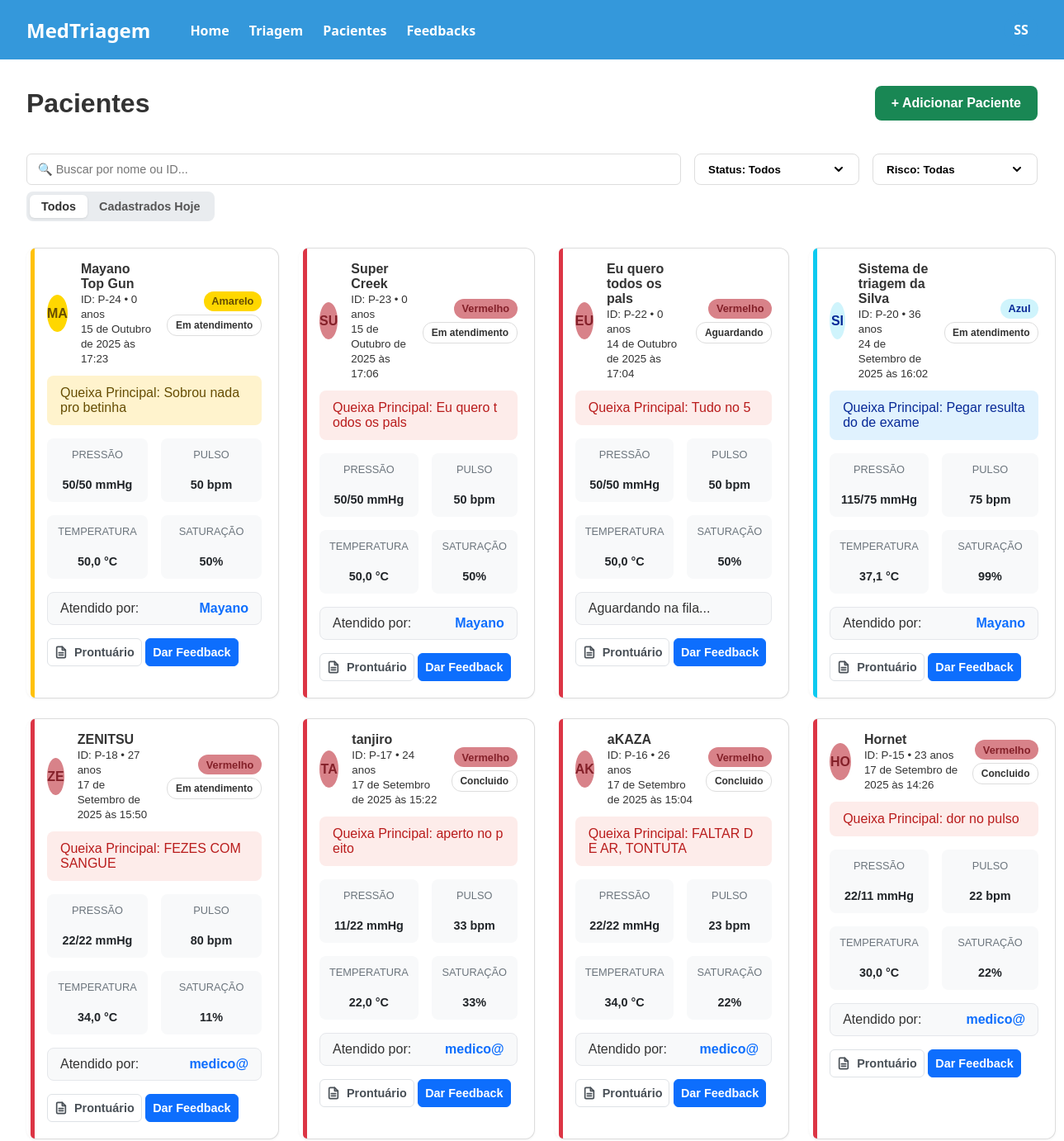
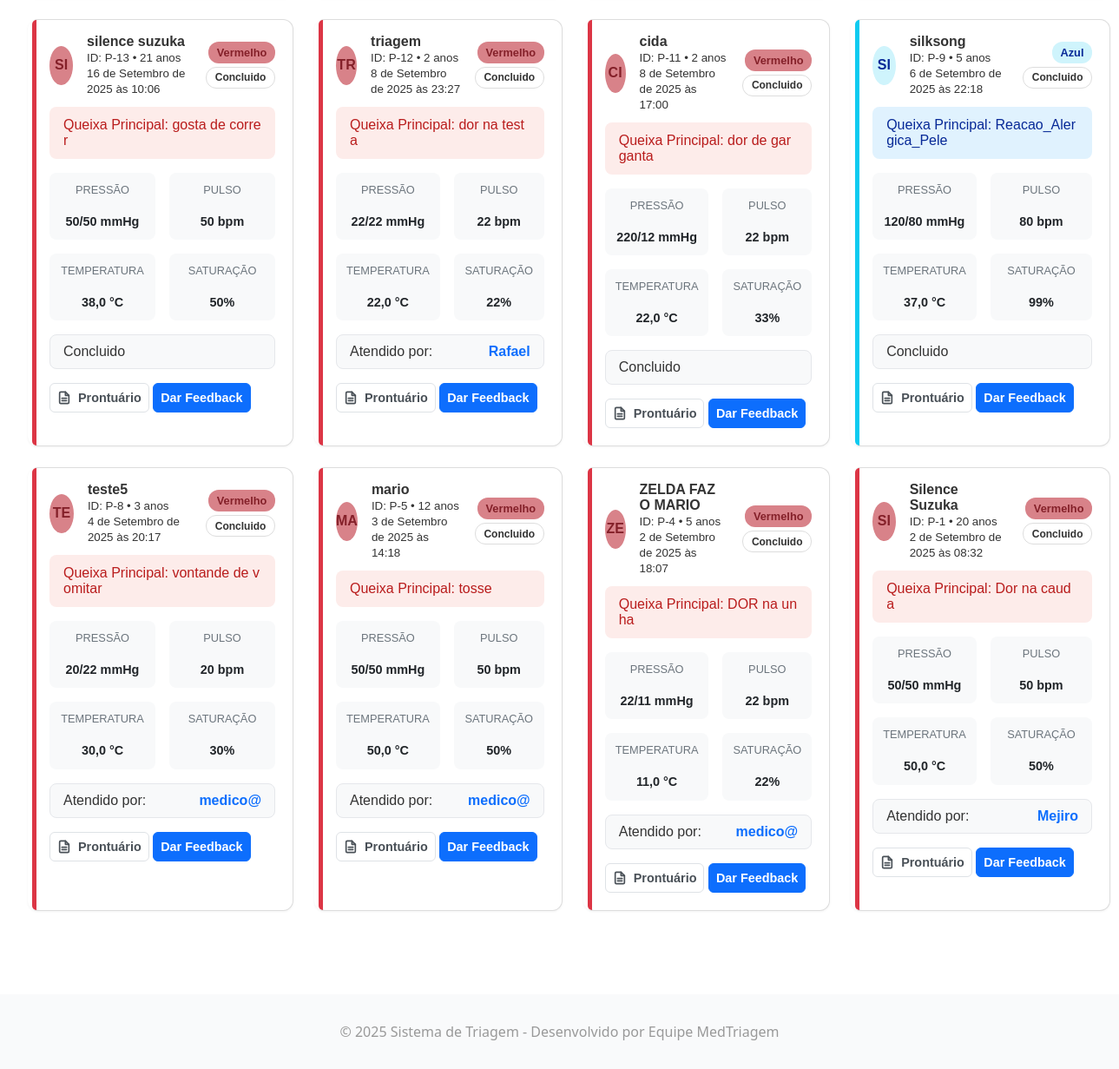
Screenshot of /master/listar/ (signed in) with the database file from the repository (2 pictures, top to bottom).
### triagem/models.py (models this page shows, shortened)
class Paciente(models.Model):
    Sexualidade = [
        ('Masculino', 'Masculino'),
        ('Feminino', 'Feminino'),
    ]
    Convenios = [
        ('SUS', 'SUS'),
        ('Unimed', 'Unimed'),
        ('Hapvida', 'Hapvida'),
        ('Amil', 'Amil'),
        ('Bradesco Saude', 'Bradesco Saude'),
    ]
    Status = [
        ('Pendente', 'Pendente'),
        ('Aguardando', 'Aguardando'),
        ('Em atendimento', 'Em atendimento'),
        ('Concluido', 'Concluido'),
    ]
    Sintomas = [
        ('Dor_Toracica', 'Dor Torácica / Aperto no Peito'),
        ('Falta_de_Ar', 'Falta de Ar / Dificuldade para Respirar'),
        ('Alteracao_Neurologica_Grave', 'Alteração de Consciência / Convulsão / Confusão'),
        ('Sangramento_Ativo', 'Sangramento Ativo / Vômito ou Fezes com Sangue'),
        ('Febre', 'Febre / Calafrios'),
        ('Dor_de_Cabeca', 'Dor de Cabeça'),
        ('Tontura_MalEstar', 'Tontura / Fraqueza / Mal-estar Geral'),
        ('Sintomas_Respiratorios_Leves', 'Tosse / Espirros / Dor de Garganta'),
        ('Dor_Abdominal', 'Dor Abdominal / Cólica'),
        ('Sintomas_Gastrointestinais', 'Náusea / Vômito / Diarreia'),
        ('Lesao_Trauma', 'Lesão / Trauma / Queda Recente'),
        ('Dor_Locomotora', 'Dor Muscular / Articular / Lombar'),
        ('Reacao_Alergica_Pele', 'Reação Alérgica / Erupção na Pele / Inchaço'),
        ('Queixa_Urinaria', 'Queixa Urinária (Dor ao urinar / Sangue na urina)'),
        ('Outro', 'Outro'),
    ]
    Risco = [
        ('Vermelho', 'Emergência'),
        ('Laranja', 'Muito Urgente'),
        ('Amarelo', 'Urgente'),
        ('Verde', 'Pouco Urgente'),
        ('Azul', 'Não Urgente'),
    ]
    Profissionais = [
        ('Clinica Medica', 'Clinica Medica'),
        ('Ortopedia', 'Ortopedia'),
        ('Pediatria', 'Pediatria'),
        ('Cardiologia', 'Cardiologia'),
        ('Neurologia', 'Neurologia'),
    ]
    nome = models.CharField(max_length=100)
    data_nascimento = models.DateField(verbose_name="Data de Nascimento")
    sexo = models.CharField(choices=Sexualidade, max_length=50)
    cpf = models.CharField(unique=True, max_length=14)
    convenio = models.CharField(choices=Convenios, max_length=50)
    nome_responsavel = models.CharField(max_length=100, blank=True, null=True, verbose_name="Nome do Responsável")
    cpf_responsavel = models.CharField(max_length=11, blank=True, null=True, verbose_name="CPF do Responsável")
    temperatura = models.FloatField(max_length=3)
    pressao_sistolica = models.CharField(max_length=3) # Valor maior
    pressao_diastolica = models.CharField(max_length=3) # Valor menor
    pulso = models.CharField(max_length=3)
    frequenciaRespiratoria = models.CharField(max_length=3)
    saturacao = models.CharField(max_length=3)
    glicemia = models.CharField(max_length=3)
    dor = models.IntegerField(validators=[MinValueValidator(0), MaxValueValidator(10)])
    queixa = models.CharField(max_length=1000)
    inicio_sintomas = models.DateField()
    sintomas_associados = models.CharField(choices=Sintomas, max_length=50)
    observacoes = models.CharField(blank=True, null=True, max_length=1000)
    classificacao = models.CharField(choices=Risco, max_length=50,blank=True, null=True)
    justificativa = models.CharField(blank=True, null=True)
    encaminhamento = models.CharField(choices=Profissionais, max_length=50,blank=True, null=True)
    status = models.CharField(max_length=30, choices=Status, default='Pendente',blank=True, null=True)
    hora_chegada = models.DateTimeField(default=timezone.now, blank=True)
    hora_inicio_atendimento = models.DateTimeField(null=True, blank=True)
    hora_fim_atendimento = models.DateTimeField(null=True, blank=True)
    atendente = models.ForeignKey(settings.AUTH_USER_MODEL, on_delete=models.PROTECT, related_name='pacientes_criados')
    medico_responsavel = models.ForeignKey(settings.AUTH_USER_MODEL, on_delete=models.SET_NULL, related_name='pacientes_atendidos', null=True, blank=True)
    @property
    def idade(self):
        if not self.data_nascimento:
            return None # Retorna nada se a data de nascimento não estiver preenchida
        hoje = date.today()
        idade_calculada = hoje.year - self.data_nascimento.year - ((hoje.month, hoje.day) < (self.data_nascimento.month, self.data_nascimento.day))
        return idade_calculada
    @property
    def pressao_arterial(self):
        return f"{self.pressao_sistolica}/{self.pressao_diastolica}"

class CustomUser(AbstractUser):
    class TipoUsuario(models.TextChoices):
        ATENDENTE = 'ATENDENTE', 'Atendente'
        MEDICO = 'MEDICO', 'Médico'
        TECNICO_ENFERMAGEM = 'TECNICO_ENFERMAGEM', 'Téc. de Enfermagem' # <-- NOVO TIPO
        ADMIN = 'ADMIN', 'Admin'
    UF_CHOICES = [
        ('AC', 'AC'), ('AL', 'AL'), ('AP', 'AP'), ('AM', 'AM'), ('BA', 'BA'),
        ('CE', 'CE'), ('DF', 'DF'), ('ES', 'ES'), ('GO', 'GO'), ('MA', 'MA'),
        ('MT', 'MT'), ('MS', 'MS'), ('MG', 'MG'), ('PA', 'PA'), ('PB', 'PB'),
        ('PR', 'PR'), ('PE', 'PE'), ('PI', 'PI'), ('RJ', 'RJ'), ('RN', 'RN'),
        ('RS', 'RS'), ('RO', 'RO'), ('RR', 'RR'), ('SC', 'SC'), ('SP', 'SP'),
        ('SE', 'SE'), ('TO', 'TO'),
    ]
    Especializacoes = [
        ('CLINICA_GERAL', 'Clínica Geral'),
        ('CARDIOLOGIA', 'Cardiologia'),
        ('ORTOPEDIA', 'Ortopedia'),
        ('PEDIATRIA', 'Pediatria'),
        ('NEUROLOGIA', 'Neurologia'),
        ('OUTRA', 'Outra')
    ]
    nome_completo = models.CharField(max_length=255)
    email = models.EmailField(unique=True)
    cpf = models.CharField(max_length=14, unique=True)
    tipo_usuario = models.CharField(max_length=20, choices=TipoUsuario.choices, default=TipoUsuario.ATENDENTE)
    crm = models.CharField(max_length=20, blank=True, null=True, verbose_name="CRM (Apenas para Médicos)")
    especializacao = models.CharField(max_length=50, choices=Especializacoes,blank=True,null=True)
    coren = models.CharField(max_length=20, blank=True, null=True, verbose_name="COREN (Apenas para Téc. de Enfermagem)")
    uf_registro = models.CharField(max_length=2, choices=UF_CHOICES, blank=True, null=True, verbose_name="UF do Registro Profissional")
    foto_perfil = models.ImageField(upload_to='fotos_perfil/', default='fotos_perfil/default.jpg', null=True,blank=True,verbose_name="Foto de Perfil")
    USERNAME_FIELD = 'username'
    REQUIRED_FIELDS = ['email', 'nome_completo', 'cpf']

### triagem/views.py (the view)
# urls.py: path('listar/', list_view, name='listar'),
@login_required
def list_view(request):
    pacientes = Paciente.objects.exclude(status='Pendente').order_by('-id')
    status_contagem = Counter(p.status for p in pacientes)
    return render(request, 'site/listar.html', {
        'pacientes': pacientes,
        'status_contagem': status_contagem
    })

### triagem/templates/site/listar.html (shortened to what this page needs)
{% extends 'site/headerBase.html' %}
{% load static %}
{% block styles %}
    <link rel="stylesheet" href="{% static 'front/css/listar.css' %}?v=4">
{% endblock %}
{% block content %}
<main class="pacientes-container">
    <div class="pacientes-header">
        <h2>Pacientes</h2>
        {% if user.tipo_usuario != 'MEDICO' %}
        <a href="{% url 'hosp:criar' %}">
            <button class="btn-adicionar">+ Adicionar Paciente</button>
            </a>
        {% endif %}
    </div>
    <div class="filtros-container">
        <div class="filtros-principal">
            <div class="busca-container-vertical">
                <input type="text" id="busca-input" placeholder="🔍 Buscar por nome ou ID..." class="busca-input">
                <div class="filtro-data-container">
                    <button class="btn-filtro-data ativo" data-periodo="todos">Todos</button>
                    <button class="btn-filtro-data" data-periodo="hoje">Cadastrados Hoje</button>
                </div>
            </div>
            <div class="filtro-dropdown-container">
                <button class="filtro-ativar-btn" id="status-filtro-btn">
                    <span>Status: Todos</span>
                    <svg width="16" height="16" viewBox="0 0 24 24" fill="none" stroke="currentColor" stroke-width="3" stroke-linecap="round" stroke-linejoin="round"><path d="M6 9l6 6 6-6"/></svg>
                </button>
            </div>
            <div class="filtro-dropdown-container">
                <button class="filtro-ativar-btn" id="risco-filtro-btn">
                    <span>Risco: Todas</span>
                    <svg width="16" height="16" viewBox="0 0 24 24" fill="none" stroke="currentColor" stroke-width="3" stroke-linecap="round" stroke-linejoin="round"><path d="M6 9l6 6 6-6"/></svg>
                </button>
            </div>
        </div>
    </div>
    <div class="cards-pacientes">
        {% for paciente in pacientes %}
        <div class="card-paciente {{ paciente.classificacao|lower }}" data-cor="{{ paciente.classificacao|lower }}" data-status="{{ paciente.status }}" data-cadastro="{{ paciente.hora_chegada|date:'Y-m-d' }}">
            <div class="card-topo">
                <div class="bolinha {{ paciente.classificacao|lower }}">{{ paciente.nome|slice:":2"|upper }}</div>
                <div class="card-info">
                    <strong>{{ paciente.nome }}</strong>
                    <br>
                    <small>ID: P-{{ paciente.id }} • {{ paciente.idade }} anos</small>
                    <br>
                    <small>{{ paciente.hora_chegada }}</small>
                </div>
                <div class="topo-direita">
                    <span class="tag {{ paciente.classificacao|lower }}">{{ paciente.classificacao }}</span>
                    <span class="status-paciente">{{ paciente.status|default:'Aguardando' }}</span>
                </div>
            </div>
            <p class="queixa">Queixa Principal: {{ paciente.queixa }}</p>
            <div class="detalhes">
                <div class="pressao"><b>Pressão</b><br>{{ paciente.pressao_arterial }} mmHg</div>
                <div class="pulso"><b>Pulso</b><br>{{ paciente.pulso }} bpm</div>
                <div class="temperatura"><b>Temperatura</b><br>{{ paciente.temperatura }} °C</div>
                <div class="saturacao"><b>Saturação</b><br>{{ paciente.saturacao }}%</div>
            </div>
            <div class="status-atendimento-container">
                {% if user.tipo_usuario == 'ATENDENTE' %}
                    <div class="atendido-por">
                        {% if paciente.status == 'Aguardando' %}
                            <span class="status-info">Aguardando na fila...</span>
                        {% elif paciente.status == 'Em atendimento' or paciente.status == 'Concluido' %}
                            {% if paciente.medico_responsavel %}
                                <span class="status-info">Atendido por:</span>
                                <span class="medico">{{ paciente.medico_responsavel.username }}</span>
                            {% else %}
                                <span class="status-info">{{ paciente.get_status_display }}</span>
                            {% endif %}
                        {% endif %}
                    </div>
                {% endif %}
            </div>
            <div class="card-actions">
                <div class="acoes-botoes">
                    <a href="{% url 'hosp:mostrar' paciente.id %}" class="btn-prontuario">
                        <span>Prontuário</span>
                    </a>
                    <a href="{% url 'hosp:dar_feedback' pk=paciente.pk %}" class="btn btn-secondary btn-sm mt-1">Dar Feedback</a>
                </div>
            </div>
        </div>
            {% empty %}
            <p style="grid-column: 1 / -1; text-align: center; color: #777;">
                Nenhum paciente encontrado no banco de dados.
            </p>
        {% endfor %}
    </div>
</main>
{% endblock %}

### triagem/static/front/css/base.css (style rules this page uses)
body { margin: 0; font-family: 'Segoe UI', Tahoma, Geneva, Verdana, sans-serif; background-color: #ffffff; color: #333; }
main { background-color: #ffffff; }

### rows the page displays
Paciente: nome "MA", nome "Mayano Top Gun", id "24", idade "0", hora_chegada "15 de Outubro de 2025 às 17:23", classificacao "Amarelo", status "Em atendimento", queixa "Sobrou nada pro betinha", pressao_arterial "50/50", pulso "50", temperatura "50,0", saturacao "50", medico_responsavel.username "Mayano"
Paciente: nome "SU", nome "Super Creek", id "23", idade "0", hora_chegada "15 de Outubro de 2025 às 17:06", classificacao "Vermelho", status "Em atendimento", queixa "Eu quero todos os pals", pressao_arterial "50/50", pulso "50", temperatura "50,0", saturacao "50", medico_responsavel.username "Mayano"
Paciente: nome "EU", nome "Eu quero todos os pals", id "22", idade "0", hora_chegada "14 de Outubro de 2025 às 17:04", classificacao "Vermelho", status "Aguardando", queixa "Tudo no 5", pressao_arterial "50/50", pulso "50", temperatura "50,0", saturacao "50", shows "Aguardando na fila..."
Paciente: nome "SI", nome "Sistema de triagem da Silva", id "20", idade "36", hora_chegada "24 de Setembro de 2025 às 16:02", classificacao "Azul", status "Em atendimento", queixa "Pegar resultado de exame", pressao_arterial "115/75", pulso "75", temperatura "37,1", saturacao "99", medico_responsavel.username "Mayano"
Paciente: nome "ZE", nome "ZENITSU", id "18", idade "27", hora_chegada "17 de Setembro de 2025 às 15:50", classificacao "Vermelho", status "Em atendimento", queixa "FEZES COM SANGUE", pressao_arterial "22/22", pulso "80", temperatura "34,0", saturacao "11", medico_responsavel.username "medico@"
Paciente: nome "TA", nome "tanjiro", id "17", idade "24", hora_chegada "17 de Setembro de 2025 às 15:22", classificacao "Vermelho", status "Concluido", queixa "aperto no peito", pressao_arterial "11/22", pulso "33", temperatura "22,0", saturacao "33", medico_responsavel.username "medico@"
Paciente: nome "AK", nome "aKAZA", id "16", idade "26", hora_chegada "17 de Setembro de 2025 às 15:04", classificacao "Vermelho", status "Concluido", queixa "FALTAR DE AR, TONTUTA", pressao_arterial "22/22", pulso "23", temperatura "34,0", saturacao "22", medico_responsavel.username "medico@"
Paciente: nome "HO", nome "Hornet", id "15", idade "23", hora_chegada "17 de Setembro de 2025 às 14:26", classificacao "Vermelho", status "Concluido", queixa "dor no pulso", pressao_arterial "22/11", pulso "22", temperatura "30,0", saturacao "22", medico_responsavel.username "medico@"
Paciente: nome "SI", nome "silence suzuka", id "13", idade "21", hora_chegada "16 de Setembro de 2025 às 10:06", classificacao "Vermelho", status "Concluido", queixa "gosta de correr", pressao_arterial "50/50", pulso "50", temperatura "38,0", saturacao "50"
Paciente: nome "TR", nome "triagem", id "12", idade "2", hora_chegada "8 de Setembro de 2025 às 23:27", classificacao "Vermelho", status "Concluido", queixa "dor na testa", pressao_arterial "22/22", pulso "22", temperatura "22,0", saturacao "22", medico_responsavel.username "Rafael"
Paciente: nome "CI", nome "cida", id "11", idade "2", hora_chegada "8 de Setembro de 2025 às 17:00", classificacao "Vermelho", status "Concluido", queixa "dor de garganta", pressao_arterial "220/12", pulso "22", temperatura "22,0", saturacao "33"
Paciente: nome "SI", nome "silksong", id "9", idade "5", hora_chegada "6 de Setembro de 2025 às 22:18", classificacao "Azul", status "Concluido", queixa "Reacao_Alergica_Pele", pressao_arterial "120/80", pulso "80", temperatura "37,0", saturacao "99"
Paciente: nome "TE", nome "teste5", id "8", idade "3", hora_chegada "4 de Setembro de 2025 às 20:17", classificacao "Vermelho", status "Concluido", queixa "vontande de vomitar", pressao_arterial "20/22", pulso "20", temperatura "30,0", saturacao "30", medico_responsavel.username "medico@"
Paciente: nome "MA", nome "mario", id "5", idade "12", hora_chegada "3 de Setembro de 2025 às 14:18", classificacao "Vermelho", status "Concluido", queixa "tosse", pressao_arterial "50/50", pulso "50", temperatura "50,0", saturacao "50", medico_responsavel.username "medico@"
Paciente: nome "ZE", nome "ZELDA FAZ O MARIO", id "4", idade "5", hora_chegada "2 de Setembro de 2025 às 18:07", classificacao "Vermelho", status "Concluido", queixa "DOR na unha", pressao_arterial "22/11", pulso "22", temperatura "11,0", saturacao "22", medico_responsavel.username "medico@"
Paciente: nome "SI", nome "Silence Suzuka", id "1", idade "20", hora_chegada "2 de Setembro de 2025 às 08:32", classificacao "Vermelho", status "Concluido", queixa "Dor na cauda", pressao_arterial "50/50", pulso "50", temperatura "50,0", saturacao "50", medico_responsavel.username "Mejiro"
